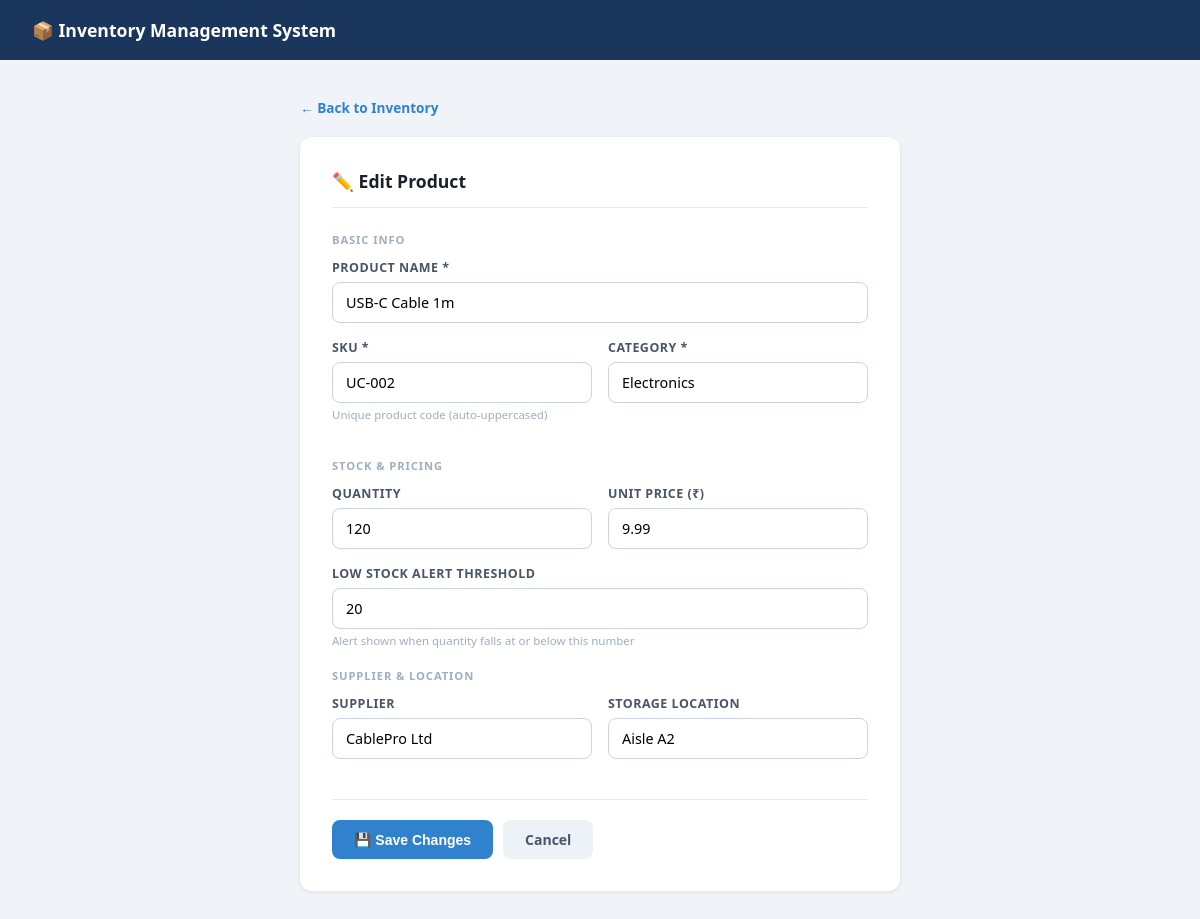
Page /edit/2 on the committed database.
### tables this page shows
CREATE TABLE products (
            id INTEGER PRIMARY KEY AUTOINCREMENT,
            name TEXT NOT NULL,
            sku TEXT UNIQUE NOT NULL,
            category TEXT NOT NULL,
            quantity INTEGER DEFAULT 0,
            unit_price REAL DEFAULT 0.0,
            supplier TEXT,
            location TEXT,
            low_stock_threshold INTEGER DEFAULT 10,
            created_at TIMESTAMP DEFAULT CURRENT_TIMESTAMP,
            updated_at TIMESTAMP DEFAULT CURRENT_TIMESTAMP
        );

### app.py (the view, shortened to what this page needs)
@app.route("/edit/<int:pid>", methods=["GET", "POST"])
def edit(pid):
    conn = get_db()
    product = conn.execute("SELECT * FROM products WHERE id=?", (pid,)).fetchone()
    if not product:
        conn.close()
        flash("Product not found.", "error")
        return redirect(url_for("index"))
    conn.close()
    return render_template("form.html", product=product, action="Edit")

### app.py (called while the page is built)
def get_db():
    conn = sqlite3.connect(DB)
    conn.row_factory = sqlite3.Row
    return conn

### templates/form.html (shortened to what this page needs)
<!DOCTYPE html>
<html lang="en">
<head>
</head>
<body>
<div class="navbar"><h1>📦 Inventory Management System</h1></div>
<div class="container">
  <a href="/" class="back">← Back to Inventory</a>
  <div class="card">
    <h2>{{ '➕ Add New Product' if action == 'Add' else '✏️ Edit Product' }}</h2>
    <form method="POST">
      <div class="section-label">Basic Info</div>
      <div class="form-group">
        <label>Product Name *</label>
        <input type="text" name="name" required placeholder="e.g. Wireless Keyboard"
               value="{{ product.name if product else '' }}"/>
      </div>
      <div class="grid-2">
        <div class="form-group">
          <label>SKU *</label>
          <input type="text" name="sku" required placeholder="e.g. WK-001"
                 value="{{ product.sku if product else '' }}"/>
          <div class="hint">Unique product code (auto-uppercased)</div>
        </div>
        <div class="form-group">
          <label>Category *</label>
          <input type="text" name="category" required placeholder="e.g. Electronics"
                 list="cat-list" value="{{ product.category if product else '' }}"/>
        </div>
      </div>
      <div class="section-label">Stock & Pricing</div>
      <div class="grid-2">
        <div class="form-group">
          <label>Quantity</label>
          <input type="number" name="quantity" min="0" placeholder="0"
                 value="{{ product.quantity if product else '0' }}"/>
        </div>
        <div class="form-group">
          <label>Unit Price (₹)</label>
          <input type="number" name="unit_price" min="0" step="0.01" placeholder="0.00"
                 value="{{ product.unit_price if product else '0.00' }}"/>
        </div>
      </div>
      <div class="form-group">
        <label>Low Stock Alert Threshold</label>
        <input type="number" name="low_stock_threshold" min="0" placeholder="10"
               value="{{ product.low_stock_threshold if product else '10' }}"/>
        <div class="hint">Alert shown when quantity falls at or below this number</div>
      </div>
      <div class="section-label">Supplier & Location</div>
      <div class="grid-2">
        <div class="form-group">
          <label>Supplier</label>
          <input type="text" name="supplier" placeholder="e.g. TechSupply Co"
                 value="{{ product.supplier if product else '' }}"/>
        </div>
        <div class="form-group">
          <label>Storage Location</label>
          <input type="text" name="location" placeholder="e.g. Aisle A1"
                 value="{{ product.location if product else '' }}"/>
        </div>
      </div>
      <div class="form-actions">
        <button type="submit" class="btn btn-primary">
          {{ '➕ Add Product' if action == 'Add' else '💾 Save Changes' }}
        </button>
        <a href="/" class="btn btn-gray">Cancel</a>
      </div>
    </form>
  </div>
</div>
</body>
</html>

### templates/form.html (style rules this page uses)
* { box-sizing: border-box; margin: 0; padding: 0; }
body { font-family: system-ui, sans-serif; background: #f0f4f8; color: #1a202c; }
.navbar { background: #1a365d; color: #fff; padding: 0 32px; height: 60px; display: flex; align-items: center; justify-content: space-between; }
.navbar h1 { font-size: 1.1rem; font-weight: 700; }
.container { max-width: 640px; margin: 36px auto; padding: 0 20px; }
.back { display: inline-flex; align-items: center; gap: 6px; color: #3182ce; text-decoration: none; font-size: 0.85rem; margin-bottom: 20px; font-weight: 600; }
.card { background: #fff; border-radius: 12px; padding: 32px; box-shadow: 0 1px 4px rgba(0,0,0,0.08); }
.card h2 { font-size: 1.1rem; font-weight: 700; margin-bottom: 24px; padding-bottom: 14px; border-bottom: 1px solid #e2e8f0; }
.grid-2 { display: grid; grid-template-columns: 1fr 1fr; gap: 16px; }
.form-group { margin-bottom: 16px; }
label { display: block; font-size: 0.78rem; font-weight: 600; color: #4a5568; margin-bottom: 6px; text-transform: uppercase; letter-spacing: 0.04em; }
input, select, textarea { width: 100%; padding: 10px 13px; border: 1px solid #cbd5e0; border-radius: 8px; font-size: 0.9rem; outline: none; font-family: inherit; background: #fff; }
.hint { font-size: 0.72rem; color: #a0aec0; margin-top: 4px; }
.form-actions { display: flex; gap: 10px; margin-top: 24px; padding-top: 20px; border-top: 1px solid #e2e8f0; }
.btn { padding: 10px 22px; border-radius: 8px; border: none; cursor: pointer; font-size: 0.875rem; font-weight: 700; text-decoration: none; display: inline-flex; align-items: center; gap: 6px; }
.btn-primary { background: #3182ce; color: #fff; }
.btn-gray { background: #edf2f7; color: #4a5568; }
.section-label { font-size: 0.7rem; text-transform: uppercase; letter-spacing: 0.08em; color: #a0aec0; font-weight: 700; margin: 20px 0 12px; }

### rows in the picture
products: name "USB-C Cable 1m", sku "UC-002", category "Electronics", quantity "120", unit_price "9.99", low_stock_threshold "20", supplier "CablePro Ltd", location "Aisle A2"

### other values in the picture
{{ '➕ Add New Product' if action == 'Add' else '✏️ Edit Product' }} "✏️ Edit Product"
{{ '➕ Add Product' if action == 'Add' else '💾 Save Changes' }} "💾 Save Changes"
